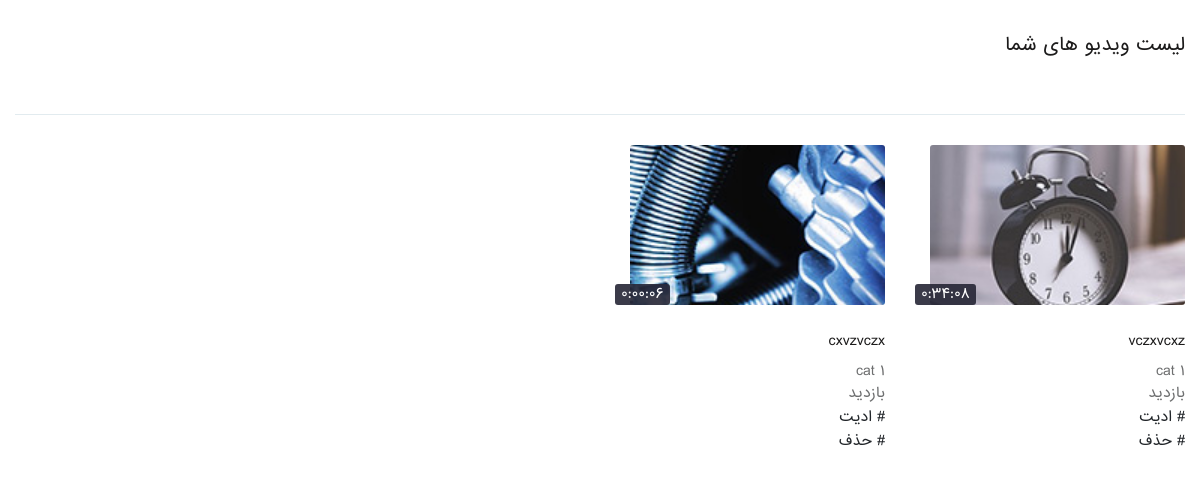
The page /upload_list/ (signed in) on the database its author committed.
### youtube/models.py (models this page shows, shortened)
class Video(models.Model):
    youtuber = models.ForeignKey('account.Profile',on_delete=models.CASCADE)
    title = models.CharField(max_length=255)
    description = RichTextUploadingField()
    category = models.ForeignKey('Category',on_delete=models.PROTECT,null=True)
    video = models.FileField(upload_to=get_upload_path)
    video_time = models.CharField(max_length=15,null=True,blank=True)
    thumbnail = models.ImageField(upload_to=get_upload_path)
    monetize = models.BooleanField(default=True)
    tags = models.ManyToManyField('VideoTag')
    pin_comment = models.CharField(max_length=10,null=True,blank=True)
    like = models.ManyToManyField('account.Profile',related_name='like')
    published = models.BooleanField(default=False)
    show = models.BooleanField(default=True)
    created = models.DateTimeField(auto_now_add=True)
    updated = models.DateTimeField(auto_now=True)
    @property
    def visited(self):
        hit_count = get_hitcount_model().objects.get_for_object(self)
        return hit_count.hits

class Category(models.Model):
    name = models.CharField(max_length=200,verbose_name='نام دسته بندی')
    def __str__(self):
        return self.name

### youtube/views.py (the view)
# urls.py: path('upload_list/',views.upload_list,name='upload_list'),
def upload_list(request):
    profile = Profile.objects.get(user=request.user)
    videos = Video.objects.filter(youtuber=profile)
    context = {
        'videos' : videos,
    }
    return render(request,'upload_list.html',context)

### templates/upload_list.html (shortened to what this page needs)
{% extends 'base.html' %}
{% load static %}
{% block body %}
<section class="subscriptions_sec">
	<div class="ab-updates">
		<div class="container">
			<div class="vidz_sec">
				<h3>لیست ویدیو های شما</h3>
			</div>
			<div class="vidz_sec">
				<a href="#" title="" class="delete-subs">
				<div class="vidz_list">
					<div class="row">
						{% for video in videos %}
						<div class="col-lg-3 col-md-3 col-sm-6 col-6">
							<div class="videoo">
								<div class="vid_thumbainl">
									<a href="#" title="">
										{% if video.thumbnail %}
										<img src="{{video.thumbnail.url}}" alt="{{video.title}}" style="width: 255px;height: 160px;">
										{% else %}
										<img src="{% static 'images/no_thumbnail.jpg' %}" alt="no thumbnail" style="width: 255px;height: 160px;">
										{% endif %}
										<span class="vid-time">{{video.video_time}}</span>
									</a>
								</div>
								<div class="video_info">
									{% if video.title %}
									<h3><a href="#">{{video.title}}</a></h3>
									{% else %}
									<h3><a href="#">بدون تیتر</a></h3>
									{% endif %}
									<h4><a href="#" >{{video.category}}</a> </h4>
									<span>بازدید {{video.visited}}</span>
									<h5><a href="{% url 'youtube:upload_edit' video.id %}" ># ادیت</a> </h5>
									<h5><a href="{% url 'youtube:upload_delete' video.id %}" ># حذف</a> </h5>
								</div>
							</div>
						</div>
						{% endfor %}
					</div>
				</div>
			</div>
		</div>
	</div>
</section>
{% endblock body %}

### static/css/style.css (style rules this page uses)
html, body, div, span, applet, object, iframe, h1, h2, h3, h4, h5, h6, p, blockquote, pre, a, abbr, acronym, address, big, cite, code, del, dfn, em, img, ins, kbd, q, s, samp, small, strike, strong, sub, sup, tt, var, b, u, i, center, dl, dt, dd, ol, ul, li, fieldset, form, label, legend, table, caption, tbody, tfoot, thead, tr, th, td, article, aside, canvas, details, embed, figure, figcaption, footer, header, hgroup, menu, nav, output, ruby, section, summary, time, mark, audio, video { margin: 0; padding: 0; border: 0; font-size: 100%; font: inherit; vertical-align: baseline; direction:rtl; }
article, aside, details, figcaption, figure, footer, header, hgroup, menu, nav, section { display: block; }
body { font-family: Iransans; font-size: 14px; font-weight: 400; overflow-x: hidden; }
* { margin:0; padding: 0; }
section { position: relative; }
img { height: auto; margin-bottom: -6px; }
a, a:hover { color: inherit; }
h1,h2,h3 { font-weight: 700; }
.container { max-width: 1170px; }
.side_links .dp_ul li span.act_status, .vid-pr img, .img-ch img, .vid_thumbainl.br img, .vidz_row, .chat_view, .usr_name, .play_vid, .vid_thumbainl > a img, .vid-time, .img-info-ch, .wk-img img, .video_info.ms.br ul li span, .active-mb.pr, .active-mb.sr, .active-mb.mr, .dp_ul li span.act_status { -webkit-border-radius: 3px; -moz-border-radius: 3px; -ms-border-radius: 3px; -o-border-radius: 3px; border-radius: 3px; }
.vidz_sec { position: relative; border-bottom: 1px solid #e2ebef; padding: 30px 0; }
.vidz_list { margin-bottom: -23px; }
.vidz_sec > h3 { font-size: 18px; margin-bottom: 24px; color: #1c1b1b; font-weight: 500; }
.videoo { margin-bottom: 26px; }
.vid_thumbainl { position: relative; margin-bottom: 23px; }
.vid_thumbainl { position: relative; }
.vid_thumbainl > a { display: block; position: relative; overflow: hidden; }
.vid_thumbainl > a img { width: 100%; object-fit: cover; }
.vid-time { position: absolute; bottom: 2px; left: 0; height: 21px; line-height: 21px; color: #FFFFFF; font-size: 14px; padding: 0 6px; background: rgba(38, 38, 54, 0.9); }
.video_info { width: 100%; margin-top: 14px; }
.video_info > h3 { color: #1c1b1b; font-size: 14px; line-height: 23px; font-weight: 500; margin-bottom: 5px; }
.video_info > span { display: inline-block; color: #6e6f70; font-size: 14px; line-height: 16px; }
.video_info > h4 { color: #6e6f70; font-size: 14px; line-height: 16px; padding-top: 5px; display: block; margin-bottom: 2px; }
.delete-subs { float: left; position: relative; top: 25px; }
.ab-updates .vidz_sec { padding-top: 30px; }
.ab-updates .vidz_sec:last-child { border-bottom: 0; }

### static/css/responsive.css (style rules this page uses)
@media (max-width: 1200px) { .container { max-width: 100%;padding: 0 15px; } }
@media (max-width: 1200px) { .video_info > h4 { font-size: 14px; } }

### rows shown on the page
Video: thumbnail (picture), video_time "0:34:08", title "vczxvcxz", category "cat 1"
Video: thumbnail (picture), video_time "0:00:06", title "cxvzvczx", category "cat 1"
